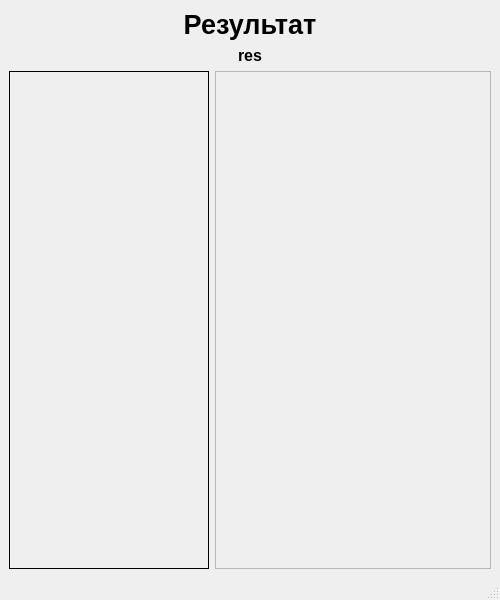
<?xml version="1.0" encoding="UTF-8"?>
<ui version="4.0">
 <class>ThirdWindow</class>
 <widget class="QMainWindow" name="ThirdWindow">
  <property name="geometry">
   <rect>
    <x>0</x>
    <y>0</y>
    <width>500</width>
    <height>600</height>
   </rect>
  </property>
  <property name="windowTitle">
   <string>Dz</string>
  </property>
  <widget class="QWidget" name="centralwidget">
   <layout class="QVBoxLayout" name="verticalLayout_2">
    <item>
     <widget class="QLabel" name="label">
      <property name="font">
       <font>
        <pointsize>20</pointsize>
        <bold>true</bold>
       </font>
      </property>
      <property name="text">
       <string>Результат</string>
      </property>
      <property name="alignment">
       <set>Qt::AlignCenter</set>
      </property>
     </widget>
    </item>
    <item>
     <widget class="QLabel" name="labelResult">
      <property name="font">
       <font>
        <pointsize>12</pointsize>
        <bold>true</bold>
       </font>
      </property>
      <property name="text">
       <string>res</string>
      </property>
      <property name="alignment">
       <set>Qt::AlignCenter</set>
      </property>
     </widget>
    </item>
    <item>
     <layout class="QFormLayout" name="formLayout">
      <item row="0" column="0">
       <widget class="QFrame" name="frame">
        <property name="enabled">
         <bool>true</bool>
        </property>
        <property name="minimumSize">
         <size>
          <width>200</width>
          <height>429</height>
         </size>
        </property>
        <property name="styleSheet">
         <string notr="true">border-style: solid;
border-width: 1px;
border-color: black;</string>
        </property>
        <property name="frameShape">
         <enum>QFrame::StyledPanel</enum>
        </property>
        <property name="frameShadow">
         <enum>QFrame::Raised</enum>
        </property>
       </widget>
      </item>
      <item row="0" column="1">
       <widget class="QScrollArea" name="scrollArea">
        <property name="widgetResizable">
         <bool>true</bool>
        </property>
        <widget class="QWidget" name="scrollAreaWidgetContents">
         <property name="geometry">
          <rect>
           <x>0</x>
           <y>0</y>
           <width>267</width>
           <height>439</height>
          </rect>
         </property>
         <layout class="QVBoxLayout" name="verticalLayout">
          <item>
           <widget class="QFrame" name="frame2">
            <property name="enabled">
             <bool>true</bool>
            </property>
           </widget>
          </item>
         </layout>
        </widget>
       </widget>
      </item>
     </layout>
    </item>
   </layout>
  </widget>
  <widget class="QMenuBar" name="menubar">
   <property name="geometry">
    <rect>
     <x>0</x>
     <y>0</y>
     <width>500</width>
     <height>25</height>
    </rect>
   </property>
  </widget>
  <widget class="QStatusBar" name="statusbar"/>
 </widget>
 <resources/>
 <connections/>
</ui>
